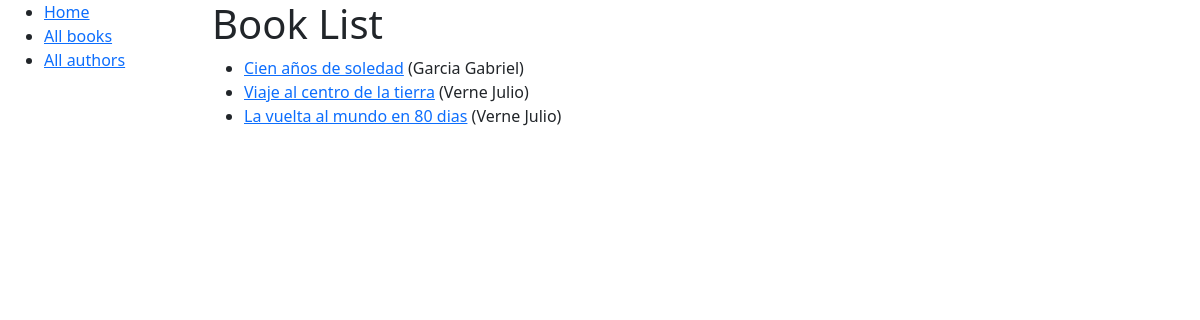
/catalog/books/, run on the app's committed database.
### catalog/models.py (models this page shows, shortened)
class Book(models.Model):
    title = models.CharField(max_length=200)
    author = models.ForeignKey('Author', on_delete=models.SET_NULL, null=True)
    summary = models.CharField(
        max_length=1000,
        help_text="Enter a brief description of the book")
    isbn = models.CharField(
        max_length=13,
        help_text='13 Character <a href="https://www.isbn-international.org/content/what-isbn'
                                      '">ISBN number</a>')
    genre = models.ManyToManyField(Genre, help_text="Select a genre for this book")
    language = models.ForeignKey('Language', on_delete=models.SET_NULL, null=True)
    def display_genre(self):
        """ Creates a string for the Genre. This is required to display genre in Admin."""
        return ', '.join([genre.name for genre in self.genre.all()[:3]])
    display_genre.short_description = 'Genre'
    def get_absolute_url(self):
        return reverse('book-detail', args=[str(self.id)])

class Author(models.Model):
    first_name = models.CharField(max_length=100)
    last_name = models.CharField(max_length=100)
    date_of_birth = models.DateField(null=True, blank=True)
    date_of_death = models.DateField('Died', null=True, blank=True)
    def __str__(self):
        return '{0} {1}'.format(self.last_name, self.first_name)

### catalog/views.py (the view)
# urls.py: path('books/', views.BookListView.as_view(), name='books'),
class BookListView(generic.ListView):
    model = Book
    paginate_by = 10

### catalog/templates/catalog/book_list.html
{% extends "base.html" %}
{% block content %}
    <h1>Book List</h1>
    {% if book_list %}
    <ul>
        {% for book in book_list %}
        <li>
            <a href="{{ book.get_absolute_url }}">{{ book.title }}</a> ({{book.author}})
        </li>
        {% endfor %}
    </ul>
    {% else %}
        <p>There are no books in the library.</p>
    {% endif %}
{% endblock %}

### data on the page
Book: title "Cien años de soledad", author "Garcia Gabriel"
Book: title "Viaje al centro de la tierra", author "Verne Julio"
Book: title "La vuelta al mundo en 80 dias", author "Verne Julio"
